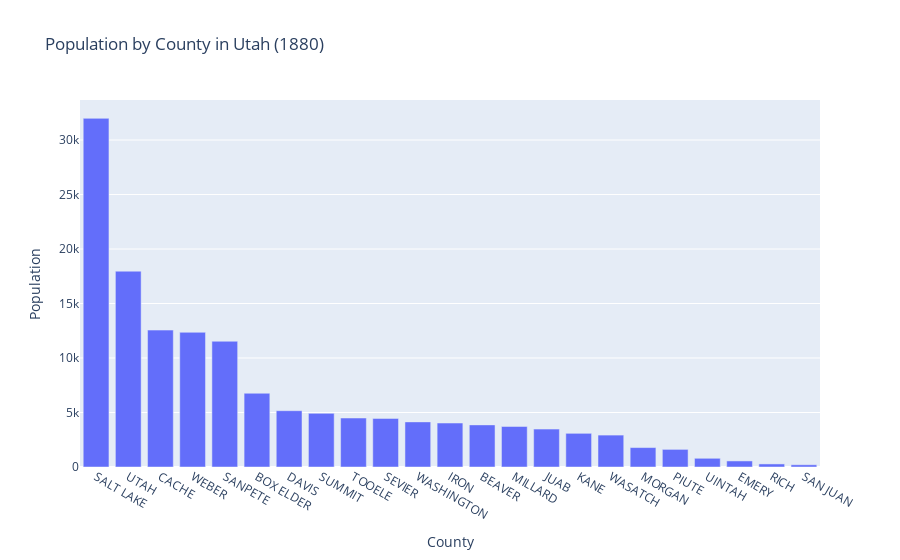

This figure's notebook cell:
### Code cell
# Add title and customize axis labels
fig = px.bar(
    county_counts,
    x='county',
    y='count',
    title='Population by County in Utah (1880)',  # Add a title
    labels={'county': 'County', 'count': 'Population'}  # Rename axis labels
)

# Display the chart
fig.show()

### Figure 1 — Plotly figure (JSON) as saved in the notebook; plotly's stock layout.template omitted (floating-point values rounded to 4 significant figures)
{"data": [{"alignmentgroup": "True", "hovertemplate": "County=%{x}<br>Population=%{y}<extra></extra>", "legendgroup": "", "marker": {"color": "#636efa", "pattern": {"shape": ""}}, "name": "", "offsetgroup": "", "orientation": "v", "showlegend": false, "textposition": "auto", "type": "bar", "x": ["SALT LAKE", "UTAH", "CACHE", "WEBER", "SANPETE", "BOX ELDER", "DAVIS", "SUMMIT", "TOOELE", "SEVIER", "WASHINGTON", "IRON", "BEAVER", "MILLARD", "JUAB", "KANE", "WASATCH", "MORGAN", "PIUTE", "UINTAH", "EMERY", "RICH", "SAN JUAN"], "xaxis": "x", "y": [31989, 17967, 12562, 12358, 11538, 6766, 5166, 4921, 4496, 4457, 4140, 4034, 3864, 3719, 3477, 3090, 2928, 1783, 1616, 799, 556, 281, 204], "yaxis": "y"}], "layout": {"autosize": true, "barmode": "relative", "legend": {"tracegroupgap": 0}, "title": {"text": "Population by County in Utah (1880)"}, "xaxis": {"anchor": "y", "autorange": true, "domain": [0, 1], "range": [-0.5, 22.5], "title": {"text": "County"}, "type": "category"}, "yaxis": {"anchor": "x", "autorange": true, "domain": [0, 1], "range": [0, 33670.0], "title": {"text": "Population"}, "type": "linear"}}}
